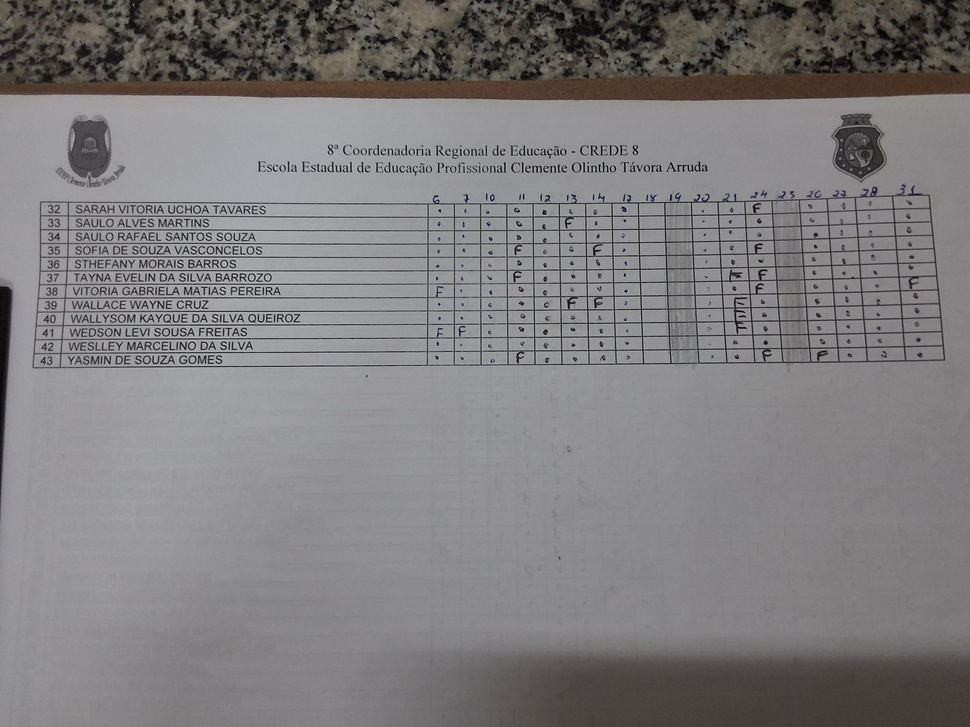
#> input picture img/folha_teste_1 (1).jpg, 970 x 727 px, shrunk from 3264 x 2448 before the run
$ python -i processamento.py   (imports and definitions only)
#> lines starting #> are read from the running program, lines starting #| are printed output that depends on the picture; after the words box and inside, x2 and y2 are one past the last pixel; in counts of white or black regions, pixels touching at a corner belong together
#> further down, picture is the input picture: shape (727, 970, 3); mean B, G, R 125.8, 124.6, 126.6

import cv2


# ==================================================
# 1. BINARIZAÇÃO DA IMAGEM
# ==================================================

def binarizar_imagem(imagem):
    """
    Converte uma imagem BGR em uma imagem binária
    com os elementos escuros destacados em branco.
    """

    # Conversão para escala de cinza
    imagem_cinza = cv2.cvtColor(
        imagem,
        cv2.COLOR_BGR2GRAY
    )

    # Aplicação da binarização adaptativa
    imagem_adaptativa = cv2.adaptiveThreshold(
        imagem_cinza,
        255,
        cv2.ADAPTIVE_THRESH_GAUSSIAN_C,
        cv2.THRESH_BINARY,
        31,
        10
    )
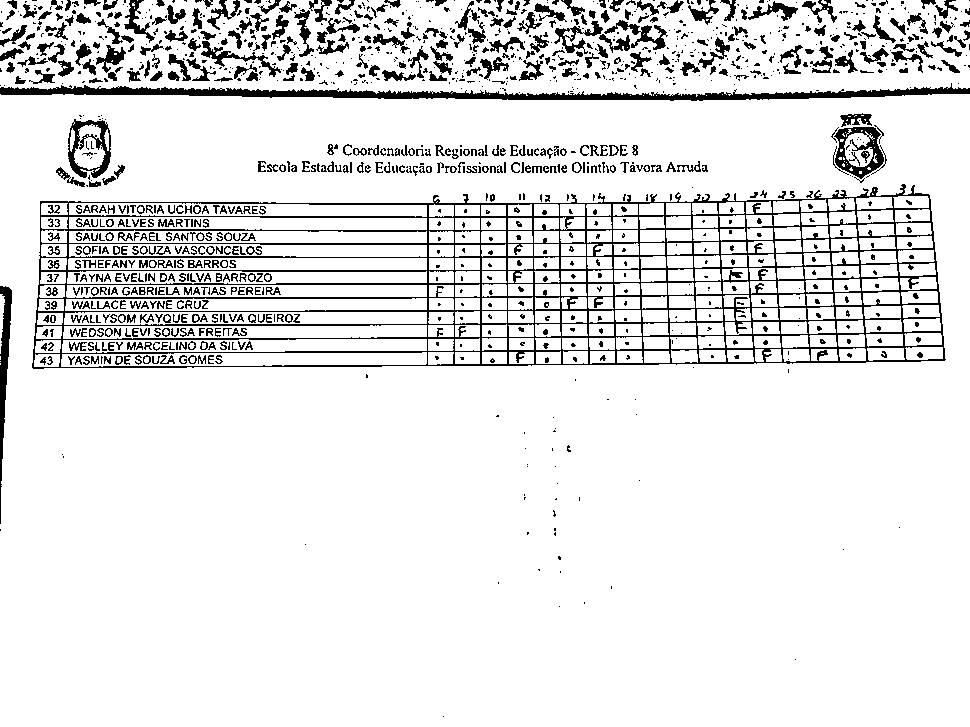
#> imagem_adaptativa: shape (727, 970); 89.8% white; 1364 black regions (782 under 20 px), largest, box (x1, y1, x2, y2) and area: (32, 184, 946, 369) 25572, (0, 83, 970, 101) 6254, (0, 286, 12, 524) 1181

    # Inversão: elementos escuros ficam brancos
    imagem_invertida = cv2.bitwise_not(
        imagem_adaptativa
    )

    return imagem_invertida


# ==================================================
# 2. EXTRAÇÃO DA GRADE
# ==================================================

def extrair_grade(imagem_binaria):
    """
    Identifica linhas horizontais e verticais
    utilizando operações morfológicas.
    """

    # Elemento estruturante horizontal
    kernel_horizontal = cv2.getStructuringElement(
        cv2.MORPH_RECT,
        (40, 1)
    )

    # Elemento estruturante vertical
    kernel_vertical = cv2.getStructuringElement(
        cv2.MORPH_RECT,
        (1, 40)
    )

    # Detecção das linhas horizontais
    linhas_horizontais = cv2.morphologyEx(
        imagem_binaria,
        cv2.MORPH_OPEN,
        kernel_horizontal
    )

    # Detecção das linhas verticais
    linhas_verticais = cv2.morphologyEx(
        imagem_binaria,
        cv2.MORPH_OPEN,
        kernel_vertical
    )

    # Combinação das linhas detectadas
    grade = cv2.bitwise_or(
        linhas_horizontais,
        linhas_verticais
    )

    return grade

>>> import cv2
>>> picture = cv2.imread('../img/folha_teste_1 (1).jpg')
>>> result = binarizar_imagem(picture)

$ run again, on img/folha_teste_1 (2).jpg
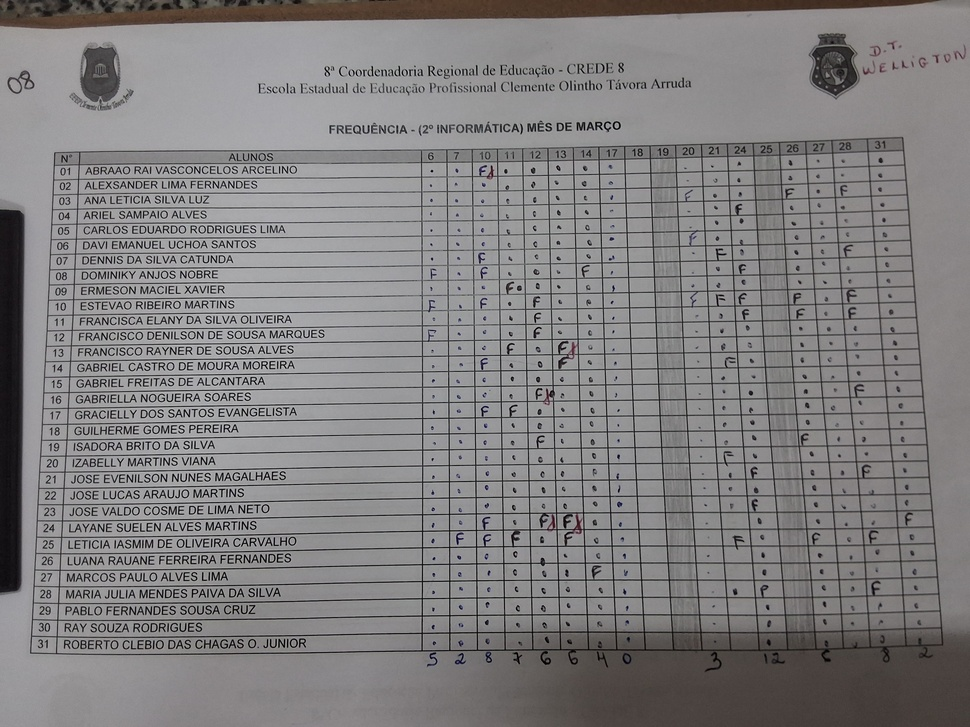
#> input picture img/folha_teste_1 (2).jpg, 970 x 727 px, shrunk from 3264 x 2448 before the run
#> picture is the input picture: shape (727, 970, 3); mean B, G, R 128.2, 127.6, 129.5
#> in binarizar_imagem, `imagem_adaptativa = cv2.adaptiveThreshold( imagem_cinza, 255, cv2.ADAP..`:
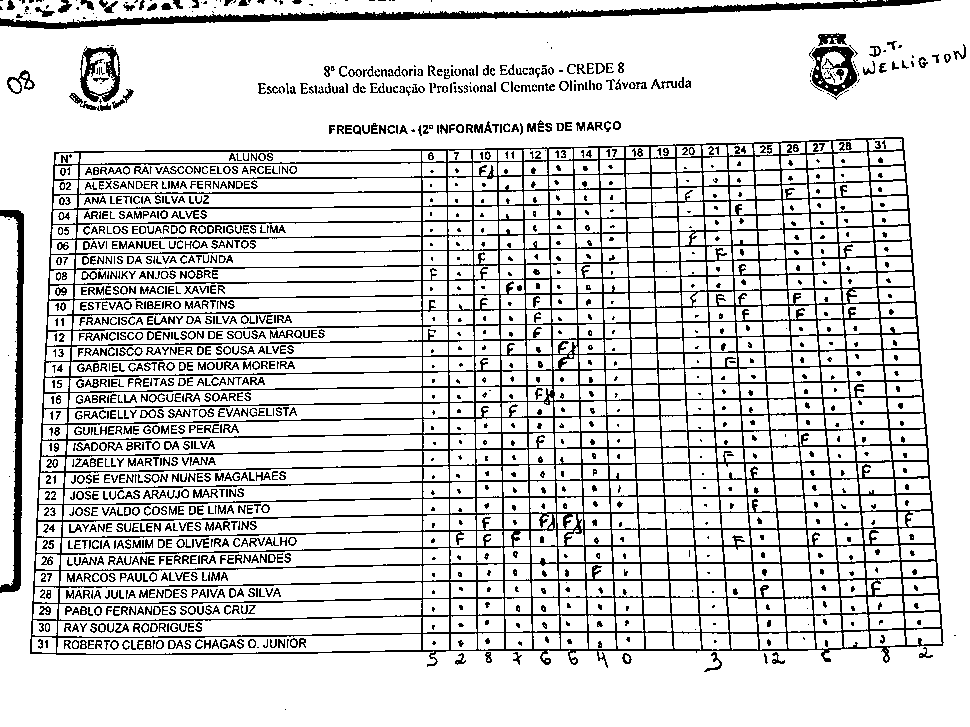
#> imagem_adaptativa: shape (727, 970); 83.8% white; black in thin lines or dots
#> imagem_invertida: shape (727, 970); 16.2% white in thin lines or dots
